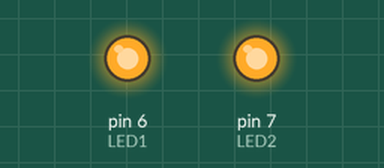
Simulated run of this sketch. Board: Arduino Uno, built with avr-gcc and run on an emulated ATmega328P. Parts: output pins drawn as LEDs (lit = HIGH). At 0.5 s the program stops and its outputs stay as they are.

Above: at 0.25 s.
At 0.6 s:
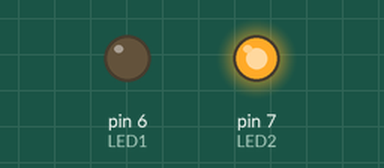
Timing chart, 0 to 2.0 s (numbered marks = the images above):
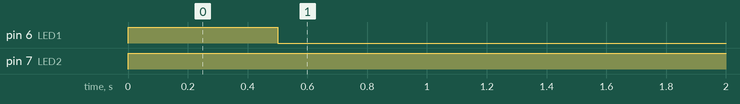

The sketch:

exercicio06.ino
```cpp
#define LED1 (1<<PD6)
#define LED2 (1<<PD7)
#define LEDS 0b11000000

int main(void) {

  // PD6 e PD7 como saídas
  DDRD |= LEDS;

  //Liga ambos os leds
  PORTD |= LEDS;

  _delay_ms(500);

  // apagar apenas o pino D6
  PORTD &= ~LED1;

  return 0;
}
```

Measured:
- by itself, pin 6 (LED1): LOW → HIGH at 0.00 s, → LOW 0.50 s later
- by itself, pin 7 (LED2): LOW → HIGH at 0.00 s
